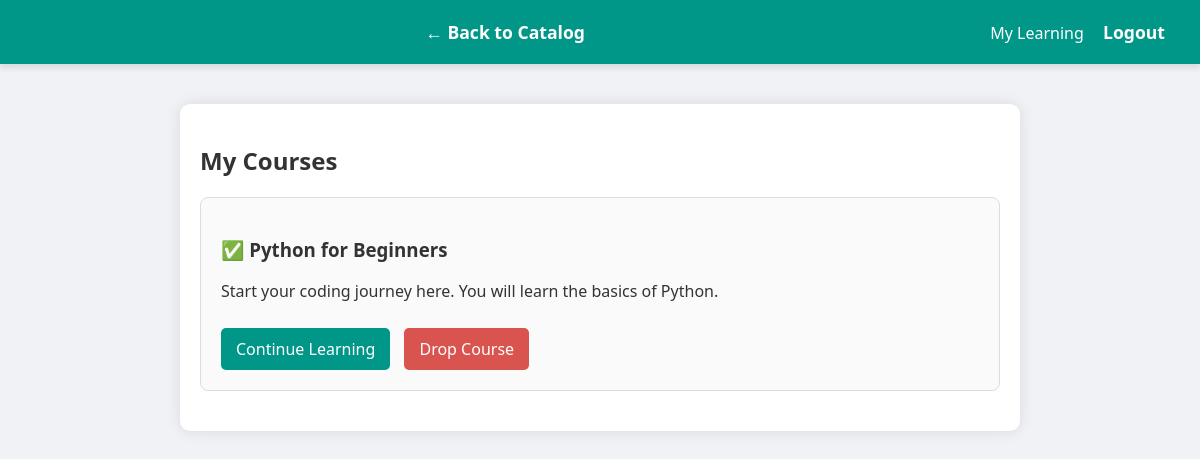
/my_courses (signed in), run on the app's committed database.
### tables this page shows
CREATE TABLE courses 
                 (id INTEGER PRIMARY KEY, title TEXT, description TEXT, price TEXT, duration TEXT, level TEXT, instructor TEXT);

### app.py (the view)
@app.route('/my_courses')
def my_courses():
    if 'user_id' not in session:
        return redirect(url_for('login'))
    user_id = session['user_id']
    conn = get_db_connection()
    my_courses = conn.execute('''
        SELECT courses.* FROM courses
        JOIN enrollments ON courses.id = enrollments.course_id
        WHERE enrollments.user_id = ?
    ''', (user_id,)).fetchall()
    conn.close()
    show_success = request.args.get('new_enroll')
    return render_template('my_courses.html', courses=my_courses, show_success=show_success)

### app.py (called while the page is built)
def get_db_connection():
    conn = sqlite3.connect('database.db')
    conn.row_factory = sqlite3.Row  # This lets us access columns by name!
    return conn

### templates/my_courses.html (shortened to what this page needs)
<!DOCTYPE html>
<html>
<head>
    <link rel="stylesheet" href="{{ url_for('static', filename='style.css') }}">
</head>
<body>
    <header>
        <nav>
           <a href="/dashboard">← Back to Catalog</a>
            <div style="float: right;">
                <span>My Learning</span>
                <a href="/logout" style="margin-left: 15px;">Logout</a>
            </div>
        </nav>
    </header>
    <div class="container">
        <h2>My Courses</h2>
        {% if courses %}
            {% for course in courses %}
                <div class="course-card">
                    <h3>✅ {{ course['title'] }}</h3>
                    <p>{{ course['description'] }}</p>
                    <a href="/course/{{ course['id'] }}" class="btn">Continue Learning</a>
                <a href="/drop/{{ course['id'] }}" class="btn" style="background-color: #d9534f; margin-left: 10px;">Drop Course</a>
                </div>
            {% endfor %}
        {% endif %}
    </div>
</body>
</html>

### static/style.css (style rules this page uses)
body { font-family: 'Segoe UI', Tahoma, Geneva, Verdana, sans-serif; background-color: #f0f2f5; margin: 0; padding: 0; color: #333; }
header { background-color: #009688; color: white; padding: 20px; text-align: center; box-shadow: 0 4px 6px rgba(0,0,0,0.1); }
nav a { color: white; text-decoration: none; margin: 0 15px; font-weight: bold; font-size: 1.1em; }
.container { max-width: 800px; margin: 40px auto; padding: 20px; background: white; border-radius: 10px; box-shadow: 0 0 15px rgba(0,0,0,0.1); }
.course-card { border: 1px solid #ddd; border-radius: 8px; padding: 20px; margin-bottom: 20px; background-color: #fafafa; transition: transform 0.2s; }
.btn { display: inline-block; background-color: #009688; color: white; padding: 10px 15px; text-decoration: none; border-radius: 5px; margin-top: 10px; }

### data on the page
courses: title "Python for Beginners", description "Start your coding journey here. You will learn the basics of Python."
